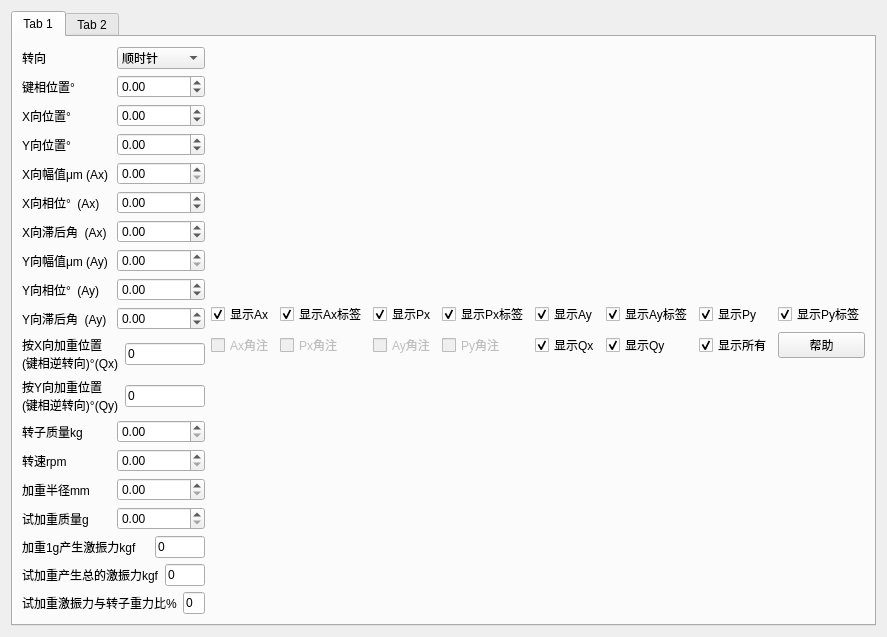
<?xml version="1.0" encoding="UTF-8"?>
<ui version="4.0">
 <class>BalanceForm</class>
 <widget class="QWidget" name="BalanceForm">
  <property name="geometry">
   <rect>
    <x>0</x>
    <y>0</y>
    <width>686</width>
    <height>524</height>
   </rect>
  </property>
  <property name="windowTitle">
   <string>Form</string>
  </property>
  <layout class="QVBoxLayout" name="verticalLayout">
   <item>
    <widget class="QTabWidget" name="tabWidget">
     <widget class="QWidget" name="tab">
      <attribute name="title">
       <string>Tab 1</string>
      </attribute>
      <layout class="QVBoxLayout" name="verticalLayout_2">
       <item>
        <layout class="QHBoxLayout" name="horizontalLayout" stretch="2,5">
         <item>
          <layout class="QVBoxLayout" name="verticalLayout_3">
           <item>
            <layout class="QHBoxLayout" name="horizontalLayout_2">
             <item>
              <widget class="QLabel" name="label">
               <property name="text">
                <string>转向</string>
               </property>
              </widget>
             </item>
             <item>
              <widget class="QComboBox" name="CMBoxClockwise">
               <item>
                <property name="text">
                 <string>顺时针</string>
                </property>
               </item>
               <item>
                <property name="text">
                 <string>逆时针</string>
                </property>
               </item>
              </widget>
             </item>
            </layout>
           </item>
           <item>
            <layout class="QHBoxLayout" name="horizontalLayout_15">
             <item>
              <widget class="QLabel" name="label_2">
               <property name="text">
                <string>键相位置°</string>
               </property>
              </widget>
             </item>
             <item>
              <widget class="QDoubleSpinBox" name="DSBoxKeyPos">
               <property name="minimum">
                <double>-360.000000000000000</double>
               </property>
               <property name="maximum">
                <double>360.000000000000000</double>
               </property>
              </widget>
             </item>
            </layout>
           </item>
           <item>
            <layout class="QHBoxLayout" name="horizontalLayout_14">
             <item>
              <widget class="QLabel" name="label_3">
               <property name="text">
                <string>X向位置°</string>
               </property>
              </widget>
             </item>
             <item>
              <widget class="QDoubleSpinBox" name="DSBoxXPos">
               <property name="minimum">
                <double>-360.000000000000000</double>
               </property>
               <property name="maximum">
                <double>360.000000000000000</double>
               </property>
              </widget>
             </item>
            </layout>
           </item>
           <item>
            <layout class="QHBoxLayout" name="horizontalLayout_13">
             <item>
              <widget class="QLabel" name="label_4">
               <property name="text">
                <string>Y向位置°</string>
               </property>
              </widget>
             </item>
             <item>
              <widget class="QDoubleSpinBox" name="DSBoxYPos">
               <property name="minimum">
                <double>-360.000000000000000</double>
               </property>
               <property name="maximum">
                <double>360.000000000000000</double>
               </property>
              </widget>
             </item>
            </layout>
           </item>
           <item>
            <layout class="QHBoxLayout" name="horizontalLayout_12" stretch="1,1">
             <item>
              <widget class="QLabel" name="label_5">
               <property name="text">
                <string>X向幅值μm (Ax)</string>
               </property>
              </widget>
             </item>
             <item>
              <widget class="QDoubleSpinBox" name="DSBoxXamp">
               <property name="maximum">
                <double>1000.000000000000000</double>
               </property>
              </widget>
             </item>
            </layout>
           </item>
           <item>
            <layout class="QHBoxLayout" name="horizontalLayout_11" stretch="1,1">
             <item>
              <widget class="QLabel" name="label_6">
               <property name="text">
                <string>X向相位°  (Ax)</string>
               </property>
              </widget>
             </item>
             <item>
              <widget class="QDoubleSpinBox" name="DSBoxXpha">
               <property name="minimum">
                <double>-360.000000000000000</double>
               </property>
               <property name="maximum">
                <double>360.000000000000000</double>
               </property>
              </widget>
             </item>
            </layout>
           </item>
           <item>
            <layout class="QHBoxLayout" name="horizontalLayout_10" stretch="1,1">
             <item>
              <widget class="QLabel" name="label_7">
               <property name="text">
                <string>X向滞后角  (Ax)</string>
               </property>
              </widget>
             </item>
             <item>
              <widget class="QDoubleSpinBox" name="DSBoxXlag">
               <property name="minimum">
                <double>-360.000000000000000</double>
               </property>
               <property name="maximum">
                <double>360.000000000000000</double>
               </property>
              </widget>
             </item>
            </layout>
           </item>
           <item>
            <layout class="QHBoxLayout" name="horizontalLayout_9" stretch="1,1">
             <item>
              <widget class="QLabel" name="label_8">
               <property name="text">
                <string>Y向幅值μm (Ay)</string>
               </property>
              </widget>
             </item>
             <item>
              <widget class="QDoubleSpinBox" name="DSBoxYamp">
               <property name="maximum">
                <double>1000.000000000000000</double>
               </property>
              </widget>
             </item>
            </layout>
           </item>
           <item>
            <layout class="QHBoxLayout" name="horizontalLayout_8" stretch="1,1">
             <item>
              <widget class="QLabel" name="label_9">
               <property name="text">
                <string>Y向相位°  (Ay)</string>
               </property>
              </widget>
             </item>
             <item>
              <widget class="QDoubleSpinBox" name="DSBoxYpha">
               <property name="minimum">
                <double>-360.000000000000000</double>
               </property>
               <property name="maximum">
                <double>360.000000000000000</double>
               </property>
              </widget>
             </item>
            </layout>
           </item>
           <item>
            <layout class="QHBoxLayout" name="horizontalLayout_7" stretch="1,1">
             <item>
              <widget class="QLabel" name="label_10">
               <property name="text">
                <string>Y向滞后角  (Ay)</string>
               </property>
              </widget>
             </item>
             <item>
              <widget class="QDoubleSpinBox" name="DSBoxYlag">
               <property name="minimum">
                <double>-360.000000000000000</double>
               </property>
               <property name="maximum">
                <double>360.000000000000000</double>
               </property>
              </widget>
             </item>
            </layout>
           </item>
           <item>
            <layout class="QHBoxLayout" name="horizontalLayout_6" stretch="1,1">
             <item>
              <widget class="QLabel" name="label_11">
               <property name="text">
                <string>按X向加重位置
(键相逆转向)°(Qx)</string>
               </property>
              </widget>
             </item>
             <item>
              <widget class="QLineEdit" name="TextXweightpos">
               <property name="enabled">
                <bool>true</bool>
               </property>
               <property name="text">
                <string>0</string>
               </property>
               <property name="alignment">
                <set>Qt::AlignLeading|Qt::AlignLeft|Qt::AlignVCenter</set>
               </property>
               <property name="dragEnabled">
                <bool>true</bool>
               </property>
               <property name="readOnly">
                <bool>true</bool>
               </property>
              </widget>
             </item>
            </layout>
           </item>
           <item>
            <layout class="QHBoxLayout" name="horizontalLayout_5" stretch="1,1">
             <item>
              <widget class="QLabel" name="label_12">
               <property name="text">
                <string>按Y向加重位置
(键相逆转向)°(Qy)</string>
               </property>
              </widget>
             </item>
             <item>
              <widget class="QLineEdit" name="TextYweightpos">
               <property name="enabled">
                <bool>true</bool>
               </property>
               <property name="text">
                <string>0</string>
               </property>
               <property name="dragEnabled">
                <bool>true</bool>
               </property>
               <property name="readOnly">
                <bool>true</bool>
               </property>
              </widget>
             </item>
            </layout>
           </item>
           <item>
            <layout class="QHBoxLayout" name="horizontalLayout_17" stretch="1,1">
             <item>
              <widget class="QLabel" name="label_18">
               <property name="text">
                <string>转子质量kg</string>
               </property>
              </widget>
             </item>
             <item>
              <widget class="QDoubleSpinBox" name="DSBoxMass">
               <property name="maximum">
                <double>100000.000000000000000</double>
               </property>
              </widget>
             </item>
            </layout>
           </item>
           <item>
            <layout class="QHBoxLayout" name="horizontalLayout_21" stretch="1,1">
             <item>
              <widget class="QLabel" name="label_17">
               <property name="text">
                <string>转速rpm</string>
               </property>
              </widget>
             </item>
             <item>
              <widget class="QDoubleSpinBox" name="DSBoxRPM">
               <property name="maximum">
                <double>100000.000000000000000</double>
               </property>
              </widget>
             </item>
            </layout>
           </item>
           <item>
            <layout class="QHBoxLayout" name="horizontalLayout_20" stretch="1,1">
             <item>
              <widget class="QLabel" name="label_20">
               <property name="text">
                <string>加重半径mm</string>
               </property>
              </widget>
             </item>
             <item>
              <widget class="QDoubleSpinBox" name="DSBoxRadius">
               <property name="maximum">
                <double>15000.000000000000000</double>
               </property>
              </widget>
             </item>
            </layout>
           </item>
           <item>
            <layout class="QHBoxLayout" name="horizontalLayout_19" stretch="1,1">
             <item>
              <widget class="QLabel" name="label_19">
               <property name="text">
                <string>试加重质量g</string>
               </property>
              </widget>
             </item>
             <item>
              <widget class="QDoubleSpinBox" name="DSBoxWeight">
               <property name="maximum">
                <double>100000.000000000000000</double>
               </property>
              </widget>
             </item>
            </layout>
           </item>
           <item>
            <layout class="QHBoxLayout" name="horizontalLayout_18" stretch="9,4">
             <item>
              <widget class="QLabel" name="label_16">
               <property name="text">
                <string>加重1g产生激振力kgf    </string>
               </property>
              </widget>
             </item>
             <item>
              <widget class="QLineEdit" name="TextUnitKgf">
               <property name="enabled">
                <bool>true</bool>
               </property>
               <property name="text">
                <string>0</string>
               </property>
               <property name="dragEnabled">
                <bool>true</bool>
               </property>
               <property name="readOnly">
                <bool>true</bool>
               </property>
              </widget>
             </item>
            </layout>
           </item>
           <item>
            <layout class="QHBoxLayout" name="horizontalLayout_16" stretch="9,4">
             <item>
              <widget class="QLabel" name="label_15">
               <property name="text">
                <string>试加重产生总的激振力kgf</string>
               </property>
              </widget>
             </item>
             <item>
              <widget class="QLineEdit" name="TextAllKgf">
               <property name="enabled">
                <bool>true</bool>
               </property>
               <property name="text">
                <string>0</string>
               </property>
               <property name="dragEnabled">
                <bool>true</bool>
               </property>
               <property name="readOnly">
                <bool>true</bool>
               </property>
              </widget>
             </item>
            </layout>
           </item>
           <item>
            <layout class="QHBoxLayout" name="horizontalLayout_4" stretch="9,4">
             <item>
              <widget class="QLabel" name="label_13">
               <property name="text">
                <string>试加重激振力与转子重力比%</string>
               </property>
              </widget>
             </item>
             <item>
              <widget class="QLineEdit" name="TextPercent">
               <property name="enabled">
                <bool>true</bool>
               </property>
               <property name="text">
                <string>0</string>
               </property>
               <property name="dragEnabled">
                <bool>true</bool>
               </property>
               <property name="readOnly">
                <bool>true</bool>
               </property>
              </widget>
             </item>
            </layout>
           </item>
          </layout>
         </item>
         <item>
          <layout class="QVBoxLayout" name="verticalLayout_4" stretch="15,2">
           <item>
            <layout class="QVBoxLayout" name="LayoutTab1Plot"/>
           </item>
           <item>
            <layout class="QGridLayout" name="gridLayout" rowstretch="1,0">
             <item row="0" column="4">
              <widget class="QCheckBox" name="CheckDispAy">
               <property name="text">
                <string>显示Ay</string>
               </property>
               <property name="checked">
                <bool>true</bool>
               </property>
              </widget>
             </item>
             <item row="0" column="8">
              <widget class="QCheckBox" name="CheckDispPyLabel">
               <property name="text">
                <string>显示Py标签</string>
               </property>
               <property name="checked">
                <bool>true</bool>
               </property>
              </widget>
             </item>
             <item row="0" column="7">
              <widget class="QCheckBox" name="CheckDispPy">
               <property name="text">
                <string>显示Py</string>
               </property>
               <property name="checked">
                <bool>true</bool>
               </property>
              </widget>
             </item>
             <item row="0" column="5">
              <widget class="QCheckBox" name="CheckDispAyLabel">
               <property name="text">
                <string>显示Ay标签</string>
               </property>
               <property name="checked">
                <bool>true</bool>
               </property>
              </widget>
             </item>
             <item row="0" column="0">
              <widget class="QCheckBox" name="CheckDispAx">
               <property name="text">
                <string>显示Ax</string>
               </property>
               <property name="checked">
                <bool>true</bool>
               </property>
              </widget>
             </item>
             <item row="0" column="2">
              <widget class="QCheckBox" name="CheckDispPx">
               <property name="text">
                <string>显示Px</string>
               </property>
               <property name="checked">
                <bool>true</bool>
               </property>
              </widget>
             </item>
             <item row="0" column="3">
              <widget class="QCheckBox" name="CheckDispPxLabel">
               <property name="text">
                <string>显示Px标签</string>
               </property>
               <property name="checked">
                <bool>true</bool>
               </property>
              </widget>
             </item>
             <item row="0" column="1">
              <widget class="QCheckBox" name="CheckDispAxLabel">
               <property name="text">
                <string>显示Ax标签</string>
               </property>
               <property name="checked">
                <bool>true</bool>
               </property>
              </widget>
             </item>
             <item row="1" column="8">
              <widget class="QPushButton" name="BTNHelp">
               <property name="text">
                <string>帮助</string>
               </property>
              </widget>
             </item>
             <item row="1" column="7">
              <widget class="QCheckBox" name="CheckDispAll">
               <property name="text">
                <string>显示所有</string>
               </property>
               <property name="checked">
                <bool>true</bool>
               </property>
              </widget>
             </item>
             <item row="1" column="4">
              <widget class="QCheckBox" name="CheckDispQx">
               <property name="text">
                <string>显示Qx</string>
               </property>
               <property name="checked">
                <bool>true</bool>
               </property>
              </widget>
             </item>
             <item row="1" column="5">
              <widget class="QCheckBox" name="CheckDispQy">
               <property name="text">
                <string>显示Qy</string>
               </property>
               <property name="checked">
                <bool>true</bool>
               </property>
              </widget>
             </item>
             <item row="1" column="0">
              <widget class="QCheckBox" name="CheckDispAxAngle">
               <property name="enabled">
                <bool>false</bool>
               </property>
               <property name="text">
                <string>Ax角注</string>
               </property>
              </widget>
             </item>
             <item row="1" column="1">
              <widget class="QCheckBox" name="CheckDispPxAngle">
               <property name="enabled">
                <bool>false</bool>
               </property>
               <property name="text">
                <string>Px角注</string>
               </property>
              </widget>
             </item>
             <item row="1" column="2">
              <widget class="QCheckBox" name="CheckDispAyAngle">
               <property name="enabled">
                <bool>false</bool>
               </property>
               <property name="text">
                <string>Ay角注</string>
               </property>
              </widget>
             </item>
             <item row="1" column="3">
              <widget class="QCheckBox" name="CheckDispPyAngle">
               <property name="enabled">
                <bool>false</bool>
               </property>
               <property name="text">
                <string>Py角注</string>
               </property>
              </widget>
             </item>
            </layout>
           </item>
          </layout>
         </item>
        </layout>
       </item>
      </layout>
     </widget>
     <widget class="QWidget" name="tab_2">
      <attribute name="title">
       <string>Tab 2</string>
      </attribute>
     </widget>
    </widget>
   </item>
  </layout>
 </widget>
 <resources/>
 <connections/>
</ui>
